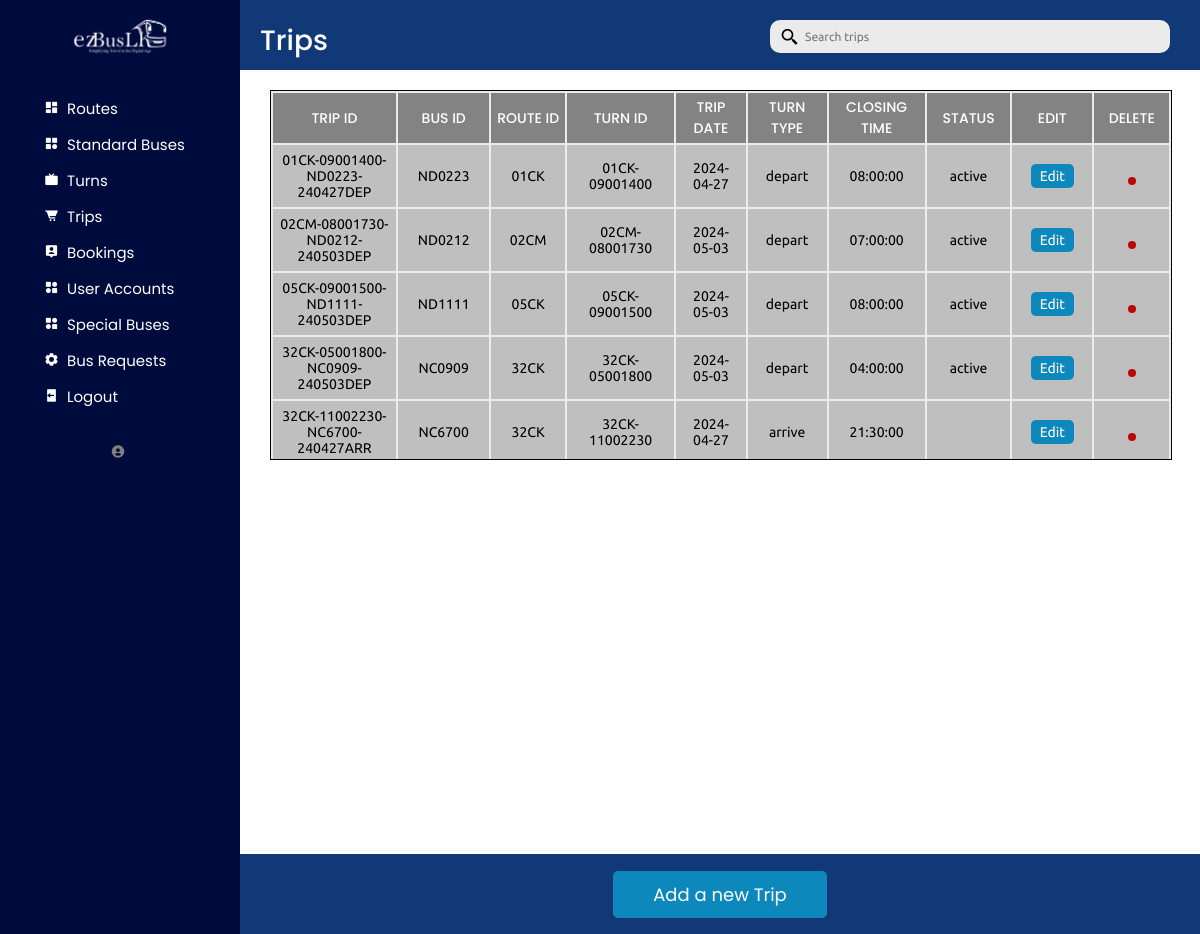
Screenshot of /admin/trips.php with the database file from the repository.
### tables this page shows
CREATE TABLE `trip` (
  `tripID` varchar(100) NOT NULL,
  `busID` varchar(100) NOT NULL,
  `routeID` varchar(100) NOT NULL,
  `turnID` varchar(100) NOT NULL,
  `date` date NOT NULL,
  `turnType` varchar(20) NOT NULL,
  `closingTime` time NOT NULL,
  `avaSeats` int(11) NOT NULL DEFAULT 49,
  `status` varchar(20) DEFAULT 'status',
  `longitude` geometry DEFAULT NULL,
  `latitude` geometry DEFAULT NULL
);

### admin/trips.php (the view, shortened to what this page needs)
<?php
require_once("../db_conn.php");
include("sidemenu.php");
?>
<div class="dashboard-content">
    <div class="heading-box">
        <div class="box-1">
            <div class="title">
                <p>Trips</p>
            </div>
        </div>
        <div class="box-1">
            <div class="search-bar">
                <ul>
                    <li class="search">
                        <form action="trips.php" method="post" id="searchForm">
                        <input type="text" <?php echo isset($_POST["search"]) ? "value='$search'" : ""; ?> placeholder="Search trips" name="search" required id="search-input" />
                        <i onclick="submitForm()" class="bx bx-search-alt-2"></i>
                    </form>
                    </li>
                </ul>
            </div>
        </div>
    </div>
    <div class="table-section-item">
        <div class="table-container-item">
            <div class="table-box">
                <table id="rows-def">
                    <tr id="table-head">
                        <th>TRIP ID</th>
                        <th>BUS ID</th>
                        <th>ROUTE ID</th>
                        <th>TURN ID</th>
                        <th>TRIP DATE</th>
                        <th>TURN TYPE</th>
                        <th>CLOSING TIME</th>
                        <th>STATUS</th>
                        <th>EDIT</th>
                        <th>DELETE</th>
                    </tr>
                    <?php
                    if (isset($_POST["search"])) {
                        $sql = "SELECT * FROM trip
                        WHERE tripID LIKE '%$search%' OR  busID LIKE '%$search%'
                        OR  routeID LIKE '%$search%'
                        OR  turnID LIKE '%$search%'";
                    }else {
                        $sql = "SELECT * FROM trip
                            ";
                    }
                    $result = mysqli_query($conn, $sql);
                    $queryResults = mysqli_num_rows($result);
                    if ($queryResults > 0) {
                        while ($row = mysqli_fetch_assoc($result)) {
                            echo "<form action='trips.php' method='post'>
                            <tr>
                      <td id='ID'>" . $row["tripID"] . "</td>
                      <td>" . $row["busID"] . "</td>
                      <td>" . $row["routeID"] . "</td>
                      <td>" . $row["turnID"] . "</td>
                      <td>" . $row["date"] . "</td>
                      <td>" . $row["turnType"] . "</td>
                     <td>" . $row["closingTime"] . "</td>
                      <td>" . $row["status"] . "</td>
                      <input type='hidden' name='tripID' value='" . $row["tripID"] . "'>
                      <input type='hidden' name='routeID' value='" . $row["routeID"] . "'>
                    <td><button id='update' name='editTrip'> Edit</button></td>
                    <td><button id='bin' name='deleteTrip'><i class='ri-delete-bin-line'></i></button> </td>
                  </tr></form>";
                        }
                    }
                    ?>
                </table>
            </div>
        </div>
    </div>
    <div class="bottom-box">
        <div class="button"><form action='trips.php' method='post'>
            <button name="addTripButtonBottom" id="popupButtonItem" class="submit">
                Add a new Trip
            </button></form>
        </div>
    </div>
</div>
</body>
</html>

### admin/admin.css (style rules this page uses)
* { margin: 0; padding: 0; box-sizing: border-box; list-style: none; text-decoration: none; font-family: "Ubuntu", sans-serif; font-weight: 400; font-size: 15px; scroll-behavior: smooth; }
:root { --offwhite: #edebe6; --black: #000000; --white: #ffffff; --blue: #000b3d; --gray: rgb(115, 114, 114); --skyblue: #113978; --skyblue2: rgb(13, 136, 188); }
body { color: var(--white); height: 100vh; overflow: hidden; }
.dashboard-content { background-color: var(--white); width: 80%; height: auto; color: #000000; display: flex; justify-content: center; flex-direction: column; flex-wrap: wrap; }
.heading-box { display: flex; justify-content: space-between; align-content: center; width: 100%; height: 70px; padding: 10px; background-color: var(--skyblue); color: var(--white); }
.box-1 { margin: 10px; }
i.bx-search-alt-2 { font-size: 20px; padding-right: 15px; }
.search { position: relative; }
.search input { font-size: 0.8rem; border: none; border-radius: 10px; padding: 10px 10px 10px 35px; width: 400px; margin-right: 10px; outline: none; background-color: #ebebeb; }
.search i { position: absolute; top: 50%; left: 10px; transform: translateY(-50%); color: #000000; }
.title { text-align: center; }
.title p { font-family: "Poppins", sans-serif; font-weight: 500; font-style: normal; font-size: 28px; }
.table-section-item { margin-top: 10px; width: 100%; height: auto; display: flex; justify-content: center; align-content: center; flex-direction: column; margin-left: 30px; }
.table-container-item { width: 94%; background-color: #ebebeb; margin-top: 10px; margin-bottom: 15px; overflow: auto; max-height: 370px; border: 1px solid var(--black); }
.table-box { position: relative; width: 100%; display: flex; justify-content: center; overflow: auto; }
.table-box table { width: 100%; overflow: auto; height: auto; }
.table-box tr { text-align: center; }
.table-box th { padding: 4px; width: 30px; color: var(--white); background-color: rgba(128, 128, 128, 0.954); font-style: normal; font-size: 14px; font-family: "Poppins", sans-serif; font-weight: 500; font-style: normal; }
.table-box td { padding: 7px; background-color: rgba(166, 166, 166, 0.632); color: #000000; font-size: 14px; }
.bottom-box { position: absolute; width: 80%; bottom: 0%; display: flex; justify-content: center; align-items: center; gap: 2rem; height: 80px; background-color: var(--skyblue); }
.submit { font-size: 18px; font-family: "Poppins", sans-serif; font-weight: 400; font-style: normal; background-color: var(--skyblue2); color: var(--white); border: none; border-radius: 5px; padding: 10px 40px; cursor: pointer; width: auto; }
#update { font-size: 16px; background-color: var(--skyblue2); color: var(--white); border: none; border-radius: 5px; font-size: 14px; padding: 4px 9px; cursor: pointer; }
#bin { font-size: 16px; background-color: rgb(190, 5, 5); color: var(--white); border: none; border-radius: 5px; font-family: 'Tw Cen MT Std', sans-serif; padding: 4px 4px; cursor: pointer; }
#table-head { position: sticky; top: 0; z-index: 1001; background-color: rgb(196, 196, 196); }

### rows the page displays
trip: tripID "01CK-09001400-ND0223-240427DEP", busID "ND0223", routeID "01CK", turnID "01CK-09001400", date "2024-04-27", turnType "depart", closingTime "08:00:00", status "active"
trip: tripID "02CM-08001730-ND0212-240503DEP", busID "ND0212", routeID "02CM", turnID "02CM-08001730", date "2024-05-03", turnType "depart", closingTime "07:00:00", status "active"
trip: tripID "05CK-09001500-ND1111-240503DEP", busID "ND1111", routeID "05CK", turnID "05CK-09001500", date "2024-05-03", turnType "depart", closingTime "08:00:00", status "active"
trip: tripID "32CK-05001800-NC0909-240503DEP", busID "NC0909", routeID "32CK", turnID "32CK-05001800", date "2024-05-03", turnType "depart", closingTime "04:00:00", status "active"
trip: tripID "32CK-11002230-NC6700-240427ARR", busID "NC6700", routeID "32CK", turnID "32CK-11002230", date "2024-04-27", turnType "arrive", closingTime "21:30:00"
